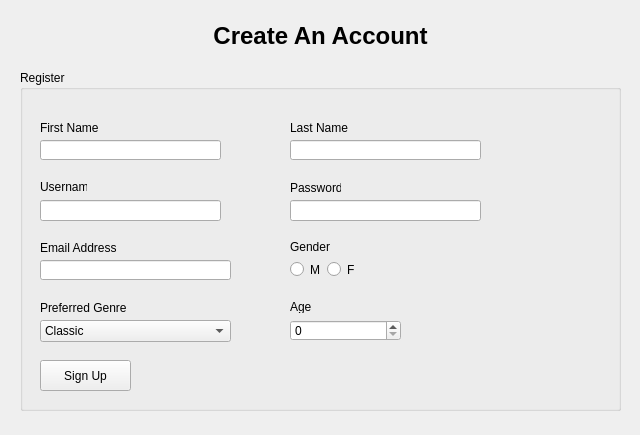
<?xml version="1.0" encoding="UTF-8"?>
<ui version="4.0">
 <class>signup</class>
 <widget class="QFrame" name="signup">
  <property name="geometry">
   <rect>
    <x>0</x>
    <y>0</y>
    <width>640</width>
    <height>435</height>
   </rect>
  </property>
  <property name="windowTitle">
   <string>Register</string>
  </property>
  <widget class="QLabel" name="label">
   <property name="enabled">
    <bool>true</bool>
   </property>
   <property name="geometry">
    <rect>
     <x>180</x>
     <y>10</y>
     <width>281</width>
     <height>51</height>
    </rect>
   </property>
   <property name="font">
    <font>
     <pointsize>18</pointsize>
     <weight>75</weight>
     <bold>true</bold>
    </font>
   </property>
   <property name="text">
    <string>Create An Account</string>
   </property>
   <property name="alignment">
    <set>Qt::AlignCenter</set>
   </property>
  </widget>
  <widget class="QGroupBox" name="groupBox">
   <property name="geometry">
    <rect>
     <x>20</x>
     <y>70</y>
     <width>601</width>
     <height>341</height>
    </rect>
   </property>
   <property name="title">
    <string>Register</string>
   </property>
   <widget class="QLabel" name="label_2">
    <property name="geometry">
     <rect>
      <x>20</x>
      <y>50</y>
      <width>61</width>
      <height>16</height>
     </rect>
    </property>
    <property name="text">
     <string>First Name</string>
    </property>
   </widget>
   <widget class="QLabel" name="label_3">
    <property name="geometry">
     <rect>
      <x>270</x>
      <y>50</y>
      <width>61</width>
      <height>16</height>
     </rect>
    </property>
    <property name="text">
     <string>Last Name</string>
    </property>
   </widget>
   <widget class="QLineEdit" name="fNameField">
    <property name="geometry">
     <rect>
      <x>20</x>
      <y>70</y>
      <width>181</width>
      <height>20</height>
     </rect>
    </property>
   </widget>
   <widget class="QLineEdit" name="lNameField">
    <property name="geometry">
     <rect>
      <x>270</x>
      <y>70</y>
      <width>191</width>
      <height>20</height>
     </rect>
    </property>
   </widget>
   <widget class="QLineEdit" name="usernameField">
    <property name="geometry">
     <rect>
      <x>20</x>
      <y>130</y>
      <width>181</width>
      <height>21</height>
     </rect>
    </property>
   </widget>
   <widget class="QLineEdit" name="passwordField">
    <property name="geometry">
     <rect>
      <x>270</x>
      <y>130</y>
      <width>191</width>
      <height>21</height>
     </rect>
    </property>
   </widget>
   <widget class="QLabel" name="label_4">
    <property name="geometry">
     <rect>
      <x>20</x>
      <y>110</y>
      <width>47</width>
      <height>13</height>
     </rect>
    </property>
    <property name="text">
     <string>Username</string>
    </property>
   </widget>
   <widget class="QLabel" name="label_5">
    <property name="geometry">
     <rect>
      <x>270</x>
      <y>110</y>
      <width>51</width>
      <height>16</height>
     </rect>
    </property>
    <property name="text">
     <string>Password</string>
    </property>
   </widget>
   <widget class="QSpinBox" name="ageBox">
    <property name="geometry">
     <rect>
      <x>270</x>
      <y>250</y>
      <width>111</width>
      <height>21</height>
     </rect>
    </property>
   </widget>
   <widget class="QLabel" name="label_6">
    <property name="geometry">
     <rect>
      <x>270</x>
      <y>230</y>
      <width>47</width>
      <height>13</height>
     </rect>
    </property>
    <property name="text">
     <string>Age</string>
    </property>
   </widget>
   <widget class="QLabel" name="label_7">
    <property name="geometry">
     <rect>
      <x>270</x>
      <y>170</y>
      <width>47</width>
      <height>13</height>
     </rect>
    </property>
    <property name="text">
     <string>Gender</string>
    </property>
   </widget>
   <widget class="QLabel" name="label_8">
    <property name="geometry">
     <rect>
      <x>20</x>
      <y>230</y>
      <width>101</width>
      <height>16</height>
     </rect>
    </property>
    <property name="text">
     <string>Preferred Genre</string>
    </property>
   </widget>
   <widget class="QComboBox" name="genreDropDown">
    <property name="geometry">
     <rect>
      <x>20</x>
      <y>250</y>
      <width>191</width>
      <height>22</height>
     </rect>
    </property>
    <item>
     <property name="text">
      <string>Classic</string>
     </property>
    </item>
    <item>
     <property name="text">
      <string>Pop</string>
     </property>
    </item>
    <item>
     <property name="text">
      <string>Rock</string>
     </property>
    </item>
    <item>
     <property name="text">
      <string>Synth</string>
     </property>
    </item>
    <item>
     <property name="text">
      <string>Hip Hop</string>
     </property>
    </item>
    <item>
     <property name="text">
      <string>LoFi</string>
     </property>
    </item>
    <item>
     <property name="text">
      <string>Opera</string>
     </property>
    </item>
   </widget>
   <widget class="QPushButton" name="signUpBtn">
    <property name="geometry">
     <rect>
      <x>20</x>
      <y>290</y>
      <width>91</width>
      <height>31</height>
     </rect>
    </property>
    <property name="text">
     <string>Sign Up</string>
    </property>
   </widget>
   <widget class="QLabel" name="label_9">
    <property name="geometry">
     <rect>
      <x>20</x>
      <y>170</y>
      <width>101</width>
      <height>16</height>
     </rect>
    </property>
    <property name="text">
     <string>Email Address</string>
    </property>
   </widget>
   <widget class="QLineEdit" name="emailField">
    <property name="geometry">
     <rect>
      <x>20</x>
      <y>190</y>
      <width>191</width>
      <height>20</height>
     </rect>
    </property>
   </widget>
   <widget class="QWidget" name="">
    <property name="geometry">
     <rect>
      <x>270</x>
      <y>190</y>
      <width>68</width>
      <height>19</height>
     </rect>
    </property>
    <layout class="QHBoxLayout" name="genderButtonGroup">
     <item>
      <widget class="QRadioButton" name="mRB">
       <property name="text">
        <string>M</string>
       </property>
      </widget>
     </item>
     <item>
      <widget class="QRadioButton" name="fRB">
       <property name="text">
        <string>F</string>
       </property>
      </widget>
     </item>
    </layout>
   </widget>
  </widget>
 </widget>
 <resources/>
 <connections/>
</ui>
